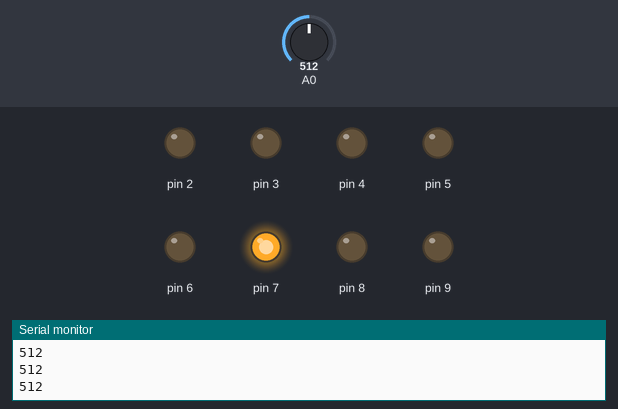
Bench run of a sketch on a simulated Arduino Uno, built with avr-gcc and run on an emulated ATmega328P. On the bench: output pins drawn as LEDs (lit = HIGH), the last lines printed to the serial monitor. Inputs (shaded band) come from the test bench; at power-on: A0 = 512.

Above: at 1.2 s.
1.3 s: A0 set to 485
At 1.7 s:
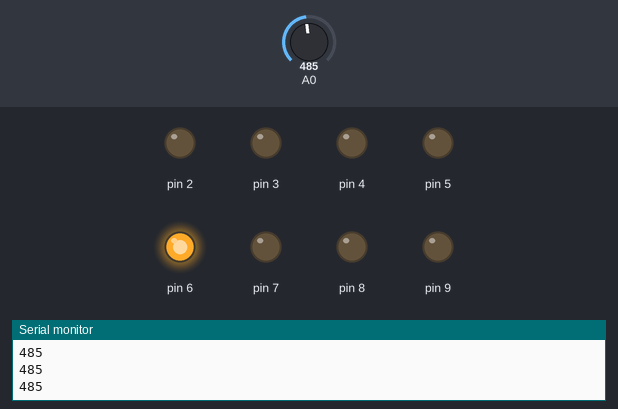
2.8 s: A0 set to 414
4.3 s: A0 set to 384
At 5.2 s:
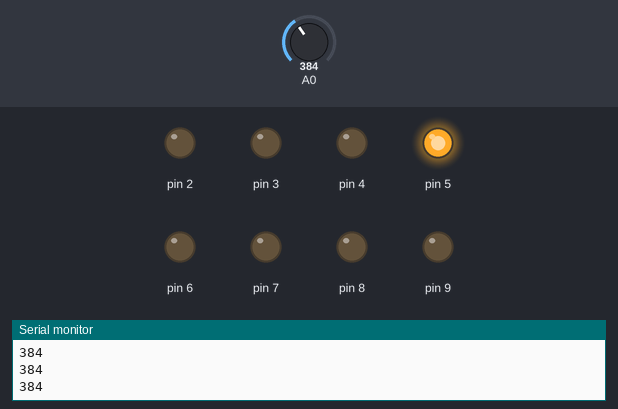
5.8 s: A0 set to 308
7.3 s: A0 set to 286
At 8.5 s:
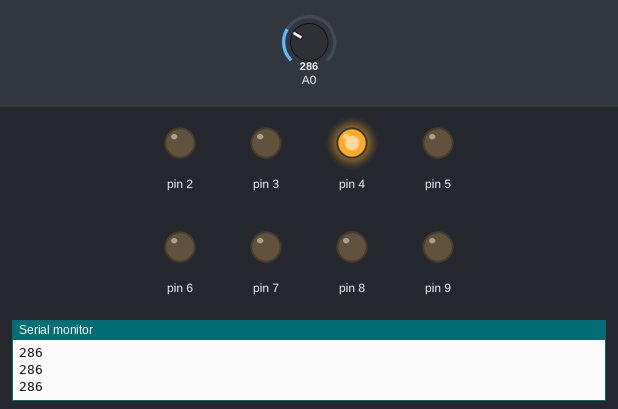
8.8 s: A0 set to 306
At 9.9 s:
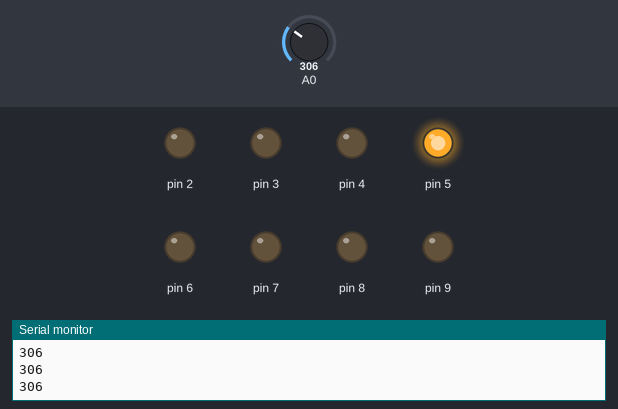
Timing chart, 0 to 11.3 s (numbered marks = the images above; inputs shaded):
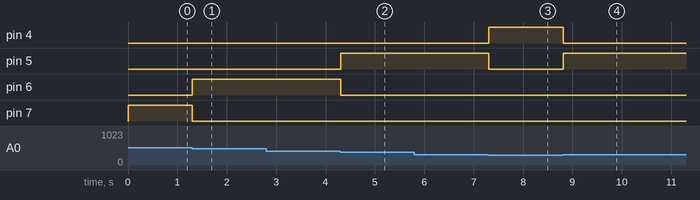

Measured:
- the behaviour switches between 500 and 499 on A0 (found by bisection; images 0 and 1)
- the behaviour switches between 400 and 399 on A0 (found by bisection; images 1 and 2)
- the behaviour switches between 301 and 300 on A0 (found by bisection; images 2 and 3)
- after the input at 1.3 s, pin 6: LOW → HIGH at once; pin 7: HIGH → LOW at once
- after the input at 4.3 s, pin 5: LOW → HIGH at once; pin 6: HIGH → LOW at once
- after the input at 7.3 s, pin 4: LOW → HIGH at once; pin 5: HIGH → LOW at once
- after the input at 8.8 s, pin 4: HIGH → LOW at once; pin 5: LOW → HIGH at once

The sketch:

POTLIGHT.ino
```cpp
int val;
void setup() {
  pinMode(2,OUTPUT);
   pinMode(3,OUTPUT);
    pinMode(4,OUTPUT);
     pinMode(5,OUTPUT);
      pinMode(6,OUTPUT);
       pinMode(7,OUTPUT);
        pinMode(8,OUTPUT);
         pinMode(9,OUTPUT);
         pinMode(A0,INPUT);
Serial.begin(9600);
}

void loop() {
  val=analogRead(A0);
  Serial.println(val);
  if(val<100)
  {
    digitalWrite(2,HIGH);
   digitalWrite(3,LOW);
    digitalWrite(4,LOW);
     digitalWrite(5,LOW);
      digitalWrite(6,LOW);
       digitalWrite(7,LOW);
     digitalWrite(8,LOW);
    digitalWrite(9,LOW);
  }
  else if(val>=100&&val<200)
  {
    digitalWrite(2,LOW);
   digitalWrite(3,HIGH);
    digitalWrite(4,LOW);
     digitalWrite(5,LOW);
      digitalWrite(6,LOW);
       digitalWrite(7,LOW);
     digitalWrite(8,LOW);
    digitalWrite(9,LOW);
  }
  else if(val>=200&&val<=300)
  {
    digitalWrite(2,LOW);
   digitalWrite(3,LOW);
    digitalWrite(4,HIGH);
    digitalWrite(5,LOW);
      digitalWrite(6,LOW);
       digitalWrite(7,LOW);
     digitalWrite(8,LOW);
    digitalWrite(9,LOW);
  }
  else if(val>=300&&val<400)
  {
    digitalWrite(2,LOW);
   digitalWrite(3,LOW);
    digitalWrite(4,LOW);
     digitalWrite(5,HIGH);
      digitalWrite(6,LOW);
       digitalWrite(7,LOW);
     digitalWrite(8,LOW);
    digitalWrite(9,LOW);
  }
  else if(val>=400&&val<500)
  {
    digitalWrite(2,LOW);
   digitalWrite(3,LOW);
    digitalWrite(4,LOW);
     digitalWrite(5,LOW);
      digitalWrite(6,HIGH);
       digitalWrite(7,LOW);
     digitalWrite(8,LOW);
    digitalWrite(9,LOW);
  }
  else if(val>=500&&val<600)
  {
    digitalWrite(2,LOW);
   digitalWrite(3,LOW);
    digitalWrite(4,LOW);
     digitalWrite(5,LOW);
      digitalWrite(6,LOW);
       digitalWrite(7,HIGH);
     digitalWrite(8,LOW);
    digitalWrite(9,LOW);
  }
  else if(val>=600&&val<700)
  {
    digitalWrite(2,LOW);
   digitalWrite(3,LOW);
    digitalWrite(4,LOW);
     digitalWrite(5,LOW);
      digitalWrite(6,LOW);
       digitalWrite(7,LOW);
     digitalWrite(8,HIGH);
    digitalWrite(9,LOW);
  }
  else if(val>=800&&val<900)
  {
    digitalWrite(2,LOW);
   digitalWrite(3,LOW);
    digitalWrite(4,LOW);
     digitalWrite(5,LOW);
      digitalWrite(6,LOW);
       digitalWrite(7,LOW);
     digitalWrite(8,LOW);
    digitalWrite(9,HIGH);
  }
}
```
